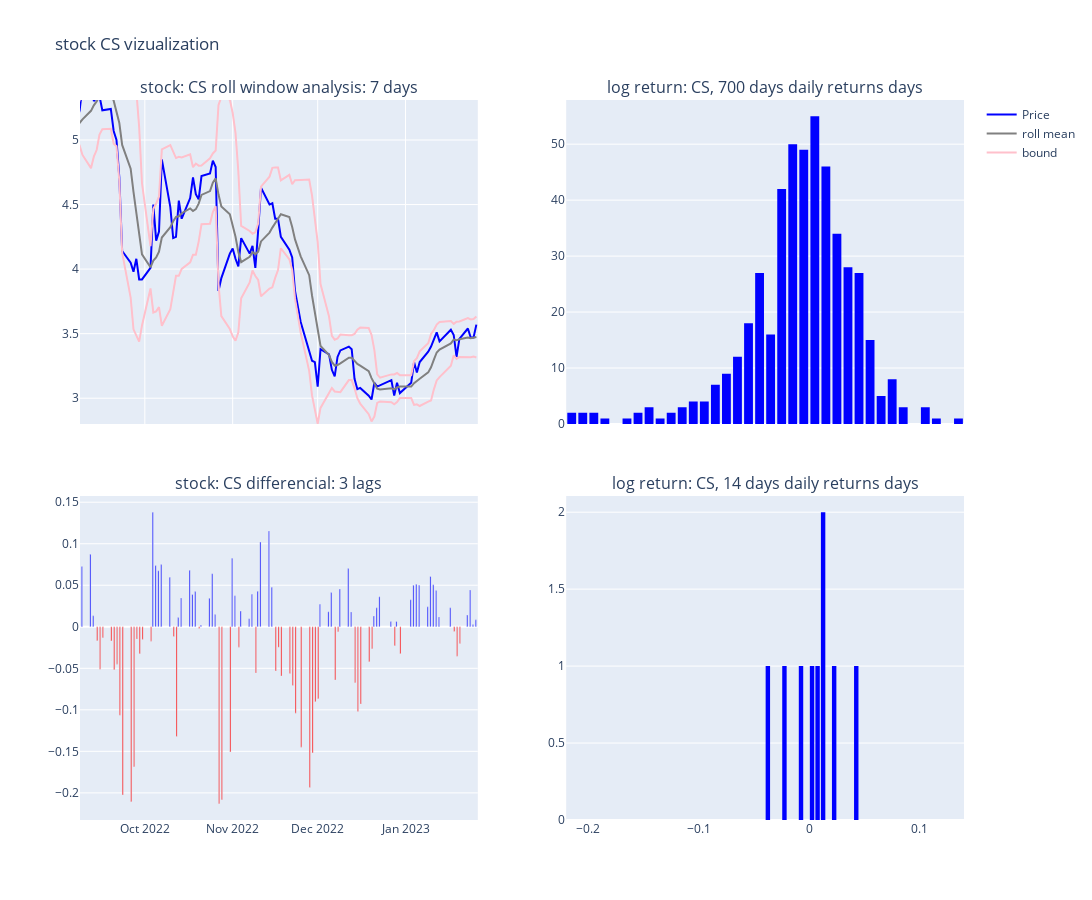

Notebook code cell kept with this figure:
### Code cell
viz_data(stock_code = "CS", n_days = n_days, window = window, lags = lags)

### Figure 1 — Plotly figure (JSON) as saved in the notebook; plotly's stock layout.template omitted (floating-point values rounded to 4 significant figures; data arrays with more than 128 entries replaced by an {"elided": "..."} marker saying what was removed)
{"data": [{"marker": {"color": "blue"}, "name": "Price", "type": "scatter", "x": {"elided": "483 str values"}, "xaxis": "x", "y": {"elided": "483 float values"}, "yaxis": "y"}, {"marker": {"color": "grey"}, "name": "roll mean", "type": "scatter", "x": {"elided": "483 str values"}, "xaxis": "x", "y": {"elided": "483 float values"}, "yaxis": "y"}, {"marker": {"color": "pink"}, "name": "bound", "type": "scatter", "x": {"elided": "483 str values"}, "xaxis": "x", "y": {"elided": "483 float values"}, "yaxis": "y"}, {"marker": {"color": "pink"}, "name": "bound", "showlegend": false, "type": "scatter", "x": {"elided": "483 str values"}, "xaxis": "x", "y": {"elided": "483 float values"}, "yaxis": "y"}, {"marker": {"color": "blue"}, "showlegend": false, "type": "bar", "x": {"elided": "483 str values"}, "xaxis": "x3", "y": {"elided": "483 float values"}, "yaxis": "y3"}, {"marker": {"color": "red"}, "showlegend": false, "type": "bar", "x": {"elided": "483 str values"}, "xaxis": "x3", "y": {"elided": "483 float values"}, "yaxis": "y3"}, {"marker": {"color": "blue"}, "nbinsx": 50, "showlegend": false, "type": "histogram", "x": {"elided": "483 float values"}, "xaxis": "x2", "yaxis": "y2"}, {"marker": {"color": "blue"}, "nbinsx": 20, "showlegend": false, "type": "histogram", "x": [0.0117, 0.02292, -0.005714, -0.03551, -0.02003, 0.01422, 0.04419, 0.002886, 0.008439], "xaxis": "x4", "yaxis": "y4"}], "layout": {"annotations": [{"font": {"size": 16}, "showarrow": false, "text": "stock: CS roll window analysis: 7 days", "x": 0.225, "xanchor": "center", "xref": "paper", "y": 1, "yanchor": "bottom", "yref": "paper"}, {"font": {"size": 16}, "showarrow": false, "text": "log return: CS, 700 days daily returns days", "x": 0.775, "xanchor": "center", "xref": "paper", "y": 1, "yanchor": "bottom", "yref": "paper"}, {"font": {"size": 16}, "showarrow": false, "text": "stock: CS differencial: 3 lags", "x": 0.225, "xanchor": "center", "xref": "paper", "y": 0.45, "yanchor": "bottom", "yref": "paper"}, {"font": {"size": 16}, "showarrow": false, "text": "log return: CS, 14 days daily returns days", "x": 0.775, "xanchor": "center", "xref": "paper", "y": 0.45, "yanchor": "bottom", "yref": "paper"}], "height": 900, "title": {"text": "stock CS vizualization"}, "width": 1400, "xaxis": {"anchor": "y", "autorange": false, "domain": [0, 0.45], "matches": "x3", "range": ["2022-09-08 02:57:03.6389", "2023-01-26 12:00"], "showticklabels": false, "type": "date"}, "xaxis2": {"anchor": "y2", "autorange": true, "domain": [0.55, 1], "matches": "x4", "range": [-0.22, 0.14], "showticklabels": false, "type": "linear"}, "xaxis3": {"anchor": "y3", "autorange": false, "domain": [0, 0.45], "range": ["2022-09-08 02:57:03.6389", "2023-01-26 12:00"], "type": "date"}, "xaxis4": {"anchor": "y4", "autorange": true, "domain": [0.55, 1], "range": [-0.22, 0.14], "type": "linear"}, "yaxis": {"anchor": "x", "autorange": false, "domain": [0.55, 1], "range": [2.8, 5.31], "type": "linear"}, "yaxis2": {"anchor": "x2", "autorange": true, "domain": [0.55, 1], "range": [0, 57.89]}, "yaxis3": {"anchor": "x3", "autorange": true, "domain": [0, 0.45], "range": [-0.2327, 0.1575], "type": "linear"}, "yaxis4": {"anchor": "x4", "autorange": true, "domain": [0, 0.45], "range": [0, 2.105]}}}
